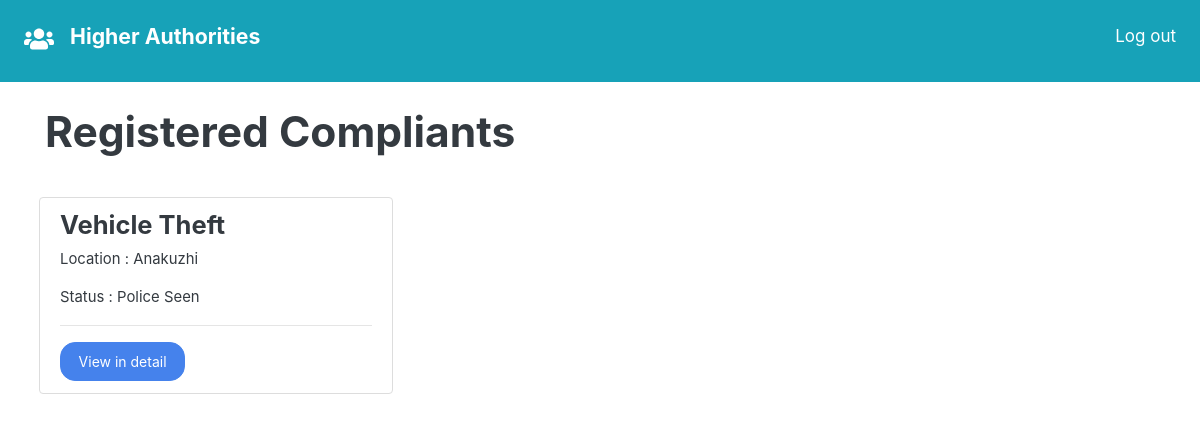
/higher/home.php, run on the app's committed database.
### tables this page shows
CREATE TABLE `complaint` (
  `id` int(11) NOT NULL,
  `userid` int(11) NOT NULL,
  `subject` varchar(30) NOT NULL,
  `location` varchar(30) NOT NULL,
  `date` date NOT NULL,
  `description` varchar(500) NOT NULL,
  `status` varchar(30) NOT NULL,
  `police_msg` varchar(500) NOT NULL
);

### higher/home.php (the view, shortened to what this page needs)
<!DOCTYPE html>
<html lang="en">
<head>
    <link rel="stylesheet" href="../bootstrap.min.css">
</head>
<body>
    <div class="d-flex p-4 justify-content-between bg-info text-white">
        <div class="d-flex">
            <h5 class="ml-3 text-white">
                Higher Authorities
            </h5>
        </div>
        <div>
            <a href="home.php?logout=1" class="text-white">Log out</a>
        </div>
    </div>
    <div class="container mt-4">
        <h1>Registered Compliants</h1>
    </div>
    <div class="row mt-3 p-4 m-0">
        <?php
        include("../connection.php");
        $result = mysqli_query($connection, "select id,subject,location,status from complaint order by id;");
        while ($row = mysqli_fetch_array($result)) {
            echo '
                    <div class="col-4">
                    <div class="alert text-dark border" role="alert">
                        <h4 class="alert-heading">' . $row[1] . '</h4>
                        <p>Location : ' . $row[2] . '</p>
                        <p>Status : ' . $row[3] . '</p>
                        <hr>
                        <p class="mb-0">
                            <a href="complaint.php?id=' . $row[0] . '">
                                <button class="btn btn-primary">View in detail</button>
                            </a>
                        </p>
                    </div>
                    </div>
                    ';
        }
        ?>
    </div>
</body>
</html>

### data on the page
complaint: subject "Vehicle Theft", location "Anakuzhi", status "Police Seen"
